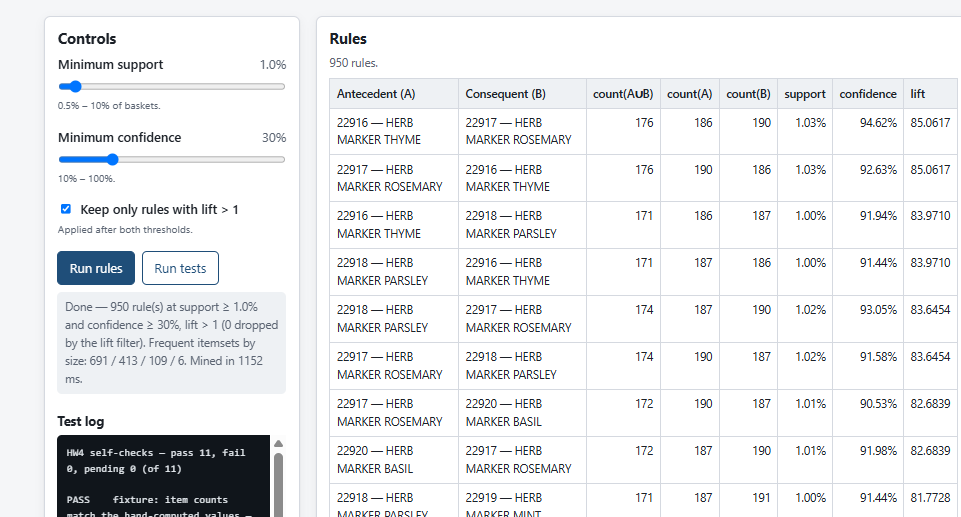
#> input picture hw4/manual/image copy.png, 961 x 517 px
$ python make_manual_figure.py
#> lines starting #> are read from the running program, lines starting #| are printed output that depends on the picture
"""Compose the manual-verification screenshots (manual/) into one report figure.

Run:  python experiments/make_manual_figure.py
"""
from pathlib import Path

from PIL import Image

HERE = Path(__file__).resolve().parent
MANUAL = HERE.parent / "manual"
OUT = HERE.parent / "report" / "figures" / "manual_check.png"

GAP = 14
BORDER = (200, 200, 200)
# Two rows: the 1% / 30% run next to the self-check log, then the selected rule next
# to the 0.5% / 10% run without the lift filter.
ROWS = [["image copy.png", "image.png"], ["image copy 3.png", "image copy 4.png"]]


def row_image(names):
    images = [Image.open(MANUAL / name).convert("RGB") for name in names]
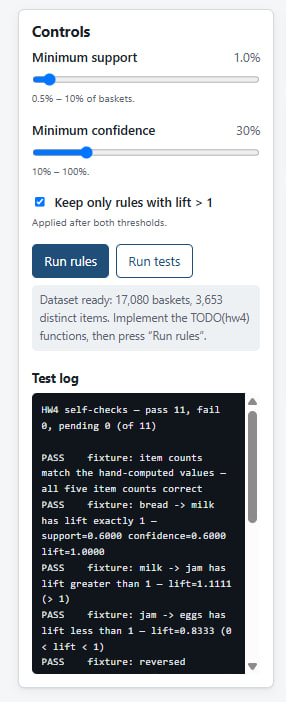
#> input picture hw4/manual/image.png, 286 x 702 px
#> images = 2 items
    height = images[0].height
#> height = 517
    scaled = [im if im.height == height else im.resize((round(im.width * height / im.height), height))
              for im in images]
#> scaled = 2 items
    canvas = Image.new("RGB", (sum(im.width for im in scaled) + GAP * (len(scaled) - 1), height), "white")
#> canvas: PIL image 1186x517 RGB; every value is 255
    x = 0
    for im in scaled:
        canvas.paste(im, (x, 0))
        x += im.width + GAP
#> this loop made 2 passes
#> x on passes 1 to 2: 975, 1200
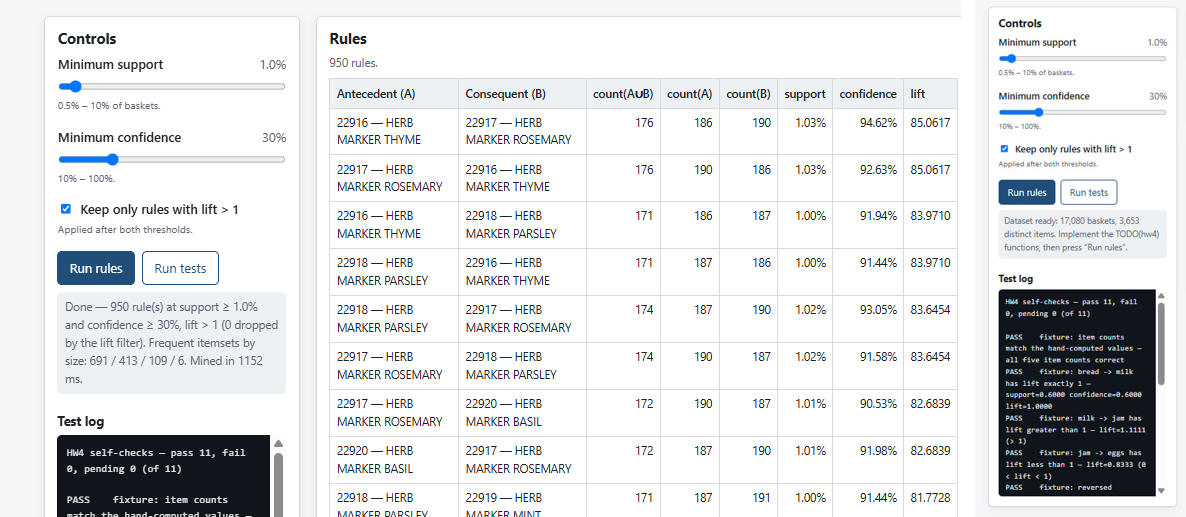
#> canvas: PIL image 1186x517 RGB; mean R, G, B 224.2, 225.7, 227.6
#> after the loop, x = 1200
    return canvas


def main():
    rows = [row_image(names) for names in ROWS]
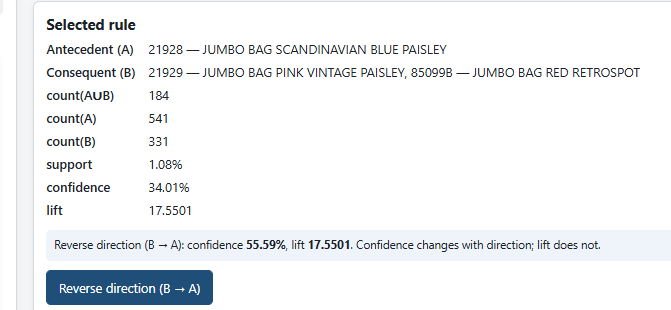
#> input picture hw4/manual/image copy 3.png, 671 x 310 px
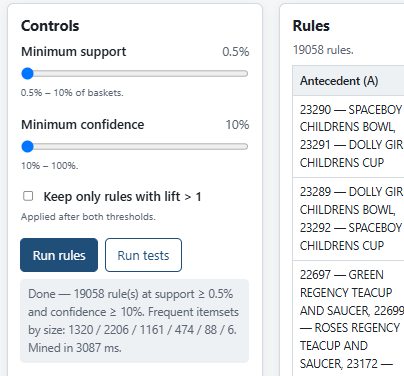
#> input picture hw4/manual/image copy 4.png, 404 x 376 px
#> in row_image (call 2), `canvas = Image.new("RGB", (sum(im.width for im in scaled) + GAP * (len..`: canvas: PIL image 1018x310 RGB; every value is 255
#> the loop in row_image (call 2), `for im in scaled:` made 2 passes
#> x on passes 1 to 2: 685, 1032
#> after the loop in row_image (call 2), `for im in scaled:`:
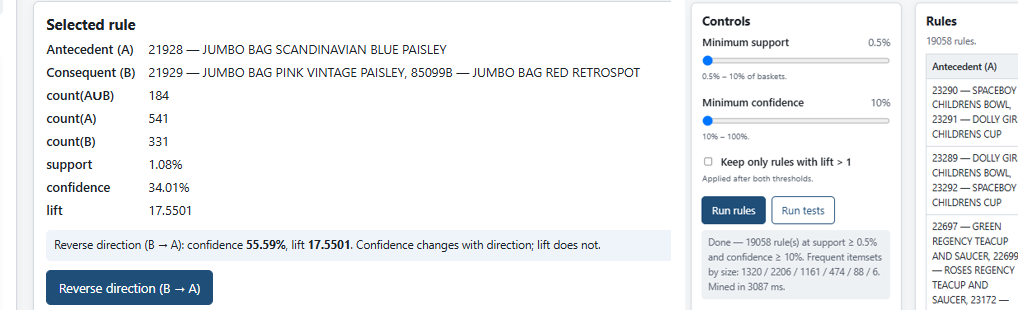
#> canvas: PIL image 1018x310 RGB; mean R, G, B 239.2, 241.1, 243.1
#> after the loop in row_image (call 2), `for im in scaled:`: x = 1032
#> rows = 2 items
    width = max(r.width for r in rows)
#> width = 1186
    rows = [r.resize((width, round(r.height * width / r.width))) for r in rows]
    canvas = Image.new("RGB", (width, sum(r.height for r in rows) + GAP), "white")
#> canvas: PIL image 1186x892 RGB; every value is 255
    canvas.paste(rows[0], (0, 0))
    canvas.paste(rows[1], (0, rows[0].height + GAP))
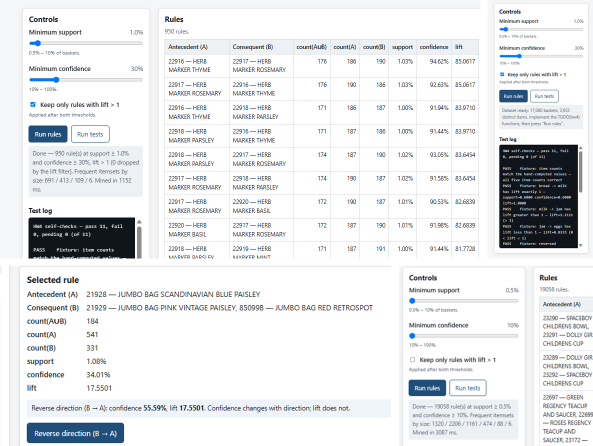
#> canvas: PIL image 1186x892 RGB (shown at 1/2 size); mean R, G, B 230.7, 232.3, 234.2
    framed = Image.new("RGB", (canvas.width + 2, canvas.height + 2), BORDER)
#> framed: PIL image 1188x894 RGB; every value is 200
    framed.paste(canvas, (1, 1))
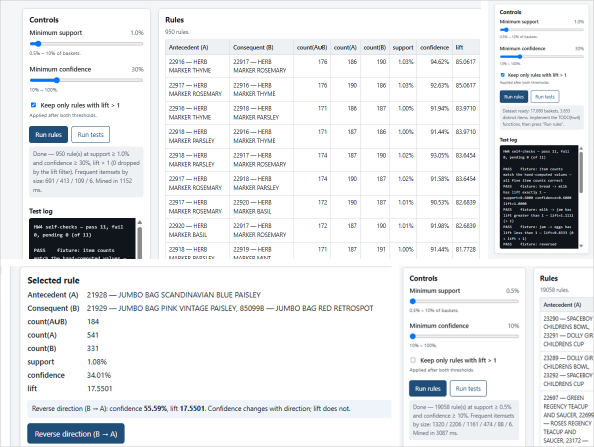
#> framed: PIL image 1188x894 RGB (shown at 1/2 size); mean R, G, B 230.6, 232.2, 234.1
    framed.save(OUT)
    print(f"saved {OUT} {framed.size}")
#| saved hw4/report/figures/manual_check.png (1188, 894)


if __name__ == "__main__":
    main()
